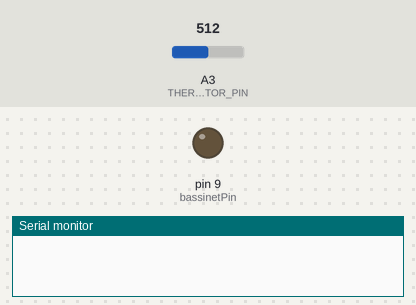
A sketch run on a simulated Arduino Uno, built with avr-gcc and run on an emulated ATmega328P. Parts: output pins drawn as LEDs (lit = HIGH), the last lines printed to the serial monitor. The test bench sets the inputs (shaded band); at power-on: A3 (THERMISTOR_PIN) = 512.

Above: at 0.14 s.
At 4.2 s:
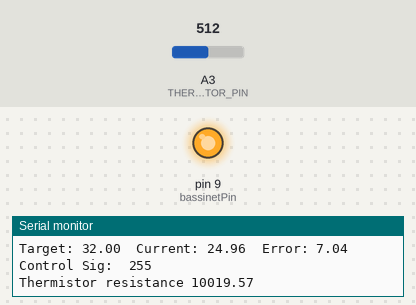
4.3 s: A3 (THERMISTOR_PIN) set to 423
5.8 s: A3 (THERMISTOR_PIN) set to 449
Timing chart, 0 to 8.8 s (numbered marks = the images above; inputs shaded):
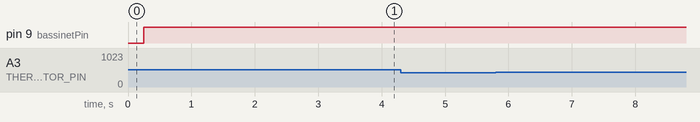

The sketch:

ADE_FinalCode.ino
```cpp
// Code architecture for PID Loop
// Uses waterproof sensor

//#include <DallasTemperature.h> //Temperature probe processing library
#include <Wire.h> //Temperature probe reading library
//#include <OneWire.h> //Temperature probe reading library
//#include <math.h> //Arduino library for # processing

//#define ONE_WIRE_BUS 2
//OneWire oneWire(ONE_WIRE_BUS);
//DallasTemperature sensors(&oneWire);

// which analog pin to connect
#define THERMISTOR_PIN A3
// resistance at 25 degrees C
#define THERMISTORNOMINAL 10000
// temp. for nominal resistance (almost always 25 C)
#define TEMPERATURENOMINAL 25
// how many samples to take and average, more takes longer
// but is more 'smooth'
#define NUMSAMPLES 5
// The beta coefficient of the thermistor (usually 3000-4000)
#define BCOEFFICIENT 3950
// the value of the 'other' resistor
#define SERIESRESISTOR 10000

uint16_t sample[NUMSAMPLES];

//PID Variables
float current_temperature; // temperature measurement
float current_error; //how far form the target temperature we are.
float target_temperature = 32; //set temperature target (can also be set with the interface. Remember that the steady-state temperature will be 1 deg. less
float old_temp; // Parameter for derivative term
int controlSignal; //Sum of Pterm and (future) Dterm

//PWM setup
int bassinetPin = 9;

void setup() {
  //PWM setup
  pinMode(bassinetPin, OUTPUT); // Sets the digital pin as output
  pinMode(THERMISTOR_PIN, INPUT);
  analogReference(EXTERNAL);
  Serial.begin(9600); // open serial port at 100 bps
  setPwmFrequency(bassinetPin,1); // Bassinet hums out of hearing range @ 61,250 Hz http://playground.arduino.cc/Code/PwmFrequency
//  sensors.begin();

}

void loop() {
  old_temp = current_temperature; //Get old_temp. before taking new temp. measurement for D term
  current_temperature = get_temperature(); //Get current temperature
  PID_loop(); //Enter the PID loop
  Serial.print("Target: "); Serial.print(target_temperature);
  Serial.print("  Current: "); Serial.print(current_temperature);
  Serial.print("  Error: "); Serial.print(current_error);
  Serial.print("  Control Sig:  "); Serial.println(controlSignal);
}

void PID_loop() {
  current_error = target_temperature - current_temperature; //calculate error
  controlSignal = round(150*current_error+1.5*(current_temperature-old_temp)); // P + D control. But the D control is set to 0, becuase it doesn't really do anything yet. It's based on temperature change. Need to avg set of temp values to see more change for Dterm to actually be effective.
  if (controlSignal < 0){ //When control signal becomes negative, set it to zero.
    controlSignal = 0;
  }
  if (controlSignal > 255) { //When control signal exceeds the maximum value, set it to the maximum value 255.
    controlSignal = 255;
  }
  controlSignal = 255;
  analogWrite(bassinetPin, controlSignal); //Produce PWM at specified control signal cycle.
}

float get_temperature() { //Receive temperature measurement
  uint8_t i;
  float average=0;
  for (i=0; i< NUMSAMPLES; i++) {
    sample[i]= analogRead(THERMISTOR_PIN);
    delay(50);
  }
  for (i=0; i< NUMSAMPLES; i++) {
     average += sample[i];
  }
  average /= NUMSAMPLES;
  average = 1023 / average - 1;
  average = SERIESRESISTOR / average;
  Serial.print("Thermistor resistance ");
  Serial.println(average);

  float steinhart;
  steinhart = average / THERMISTORNOMINAL;     // (R/Ro)
  steinhart = log(steinhart);                  // ln(R/Ro)
  steinhart /= BCOEFFICIENT;                   // 1/B * ln(R/Ro)
  steinhart += 1.0 / (TEMPERATURENOMINAL + 273.15); // + (1/To)
  steinhart = 1.0 / steinhart;                 // Invert
  steinhart -= 273.15;                         // convert to Cs
  return steinhart;
}

// Frequency Magic --> Controls the frequency of the arduino pin, so that PWM is not audible
void setPwmFrequency(int pin, int divisor) {
  byte mode;
  if(pin == 5 || pin == 6 || pin == 9 || pin == 10) {
    switch(divisor) {
      case 1: mode = 0x01; break;
      case 8: mode = 0x02; break;
      case 64: mode = 0x03; break;
      case 256: mode = 0x04; break;
      case 1024: mode = 0x05; break;
      default: return;
    }
    if(pin == 5 || pin == 6) {
      TCCR0B = TCCR0B & 0b11111000 | mode;
    } else {
      TCCR1B = TCCR1B & 0b11111000 | mode;
    }
  } else if(pin == 3 || pin == 11) {
    switch(divisor) {
      case 1: mode = 0x01; break;
      case 8: mode = 0x02; break;
      case 32: mode = 0x03; break;
      case 64: mode = 0x04; break;
      case 128: mode = 0x05; break;
      case 256: mode = 0x06; break;
      case 1024: mode = 0x07; break;
      default: return;
    }
    TCCR1B = TCCR1B & 0b11111000 | mode;
  }
}
```
